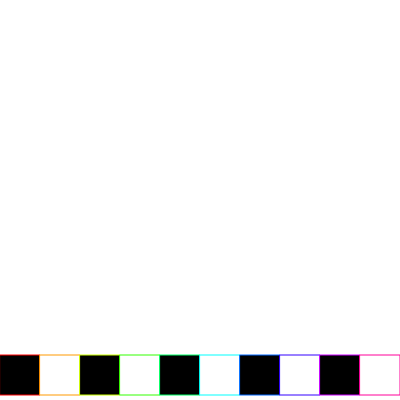
Frame 1 (no input)
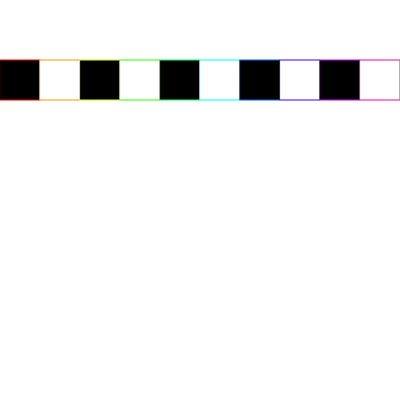
Frame 60 (no input)
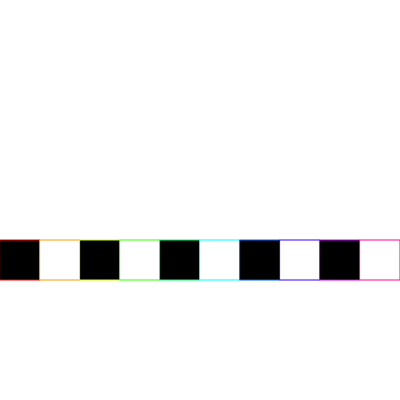
Frame 120 (the mouse pressed at the canvas centre since frame 60)

The p5.js sketch that drew these frames (run headless with seeded random() and noise() and a simulated clock; from frame 60 on, the mouse is pressed at the canvas centre):

// p5.js sketch
// ── sketch.js
function setup() {
	createCanvas(400, 400);
	didGreeniesWin("Pope John Paul", 10, 101);
	sumRange(10, 12)
	colorMode(HSB, 10);
}

function draw() {
	background(128);
	checker();
}

var anObject = {
	Variable: "hi",
	function1: function(){
		console.log(this.Variable);
		this.Variable+="foo";
	}
}

function didGreeniesWin(opponent, newmanScore, opposingScore) {
	console.log((function() {
		if (newmanScore > opposingScore) {
			return "Yay! Newman has aquired more points than the opposition! (" + opponent + ")";
		} else {
			return "Eheu! Newman has not aquired more points than the opposition! (" + opponent + ")";
		}
	})());
}

function sumRange(startNUM, endNUM) {
	var Q = 0;
	var myStr = "";
	for (var i = startNUM; i <= endNUM; i++) {
		Q += i;
		myStr += (i + "+");
	}
	myStr += ("0=" + Q);
	console.log(myStr)
}

function checker() {
	for (var i = 0; i < 10; i++) {
		stroke(i, 10, 10);
		fill(i % 2 * 10);
		rect(i * 40, abs((5*frameCount%(360*2))-360), 40, 40);
	}
}
